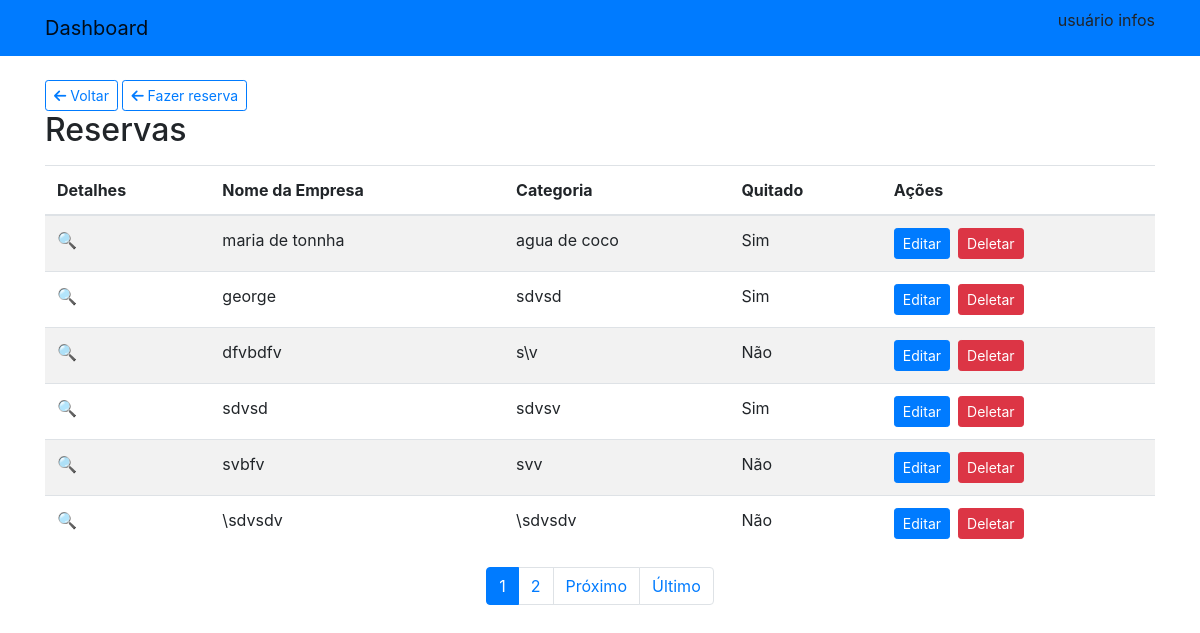
The app's page /reservas/reservas/, older data.
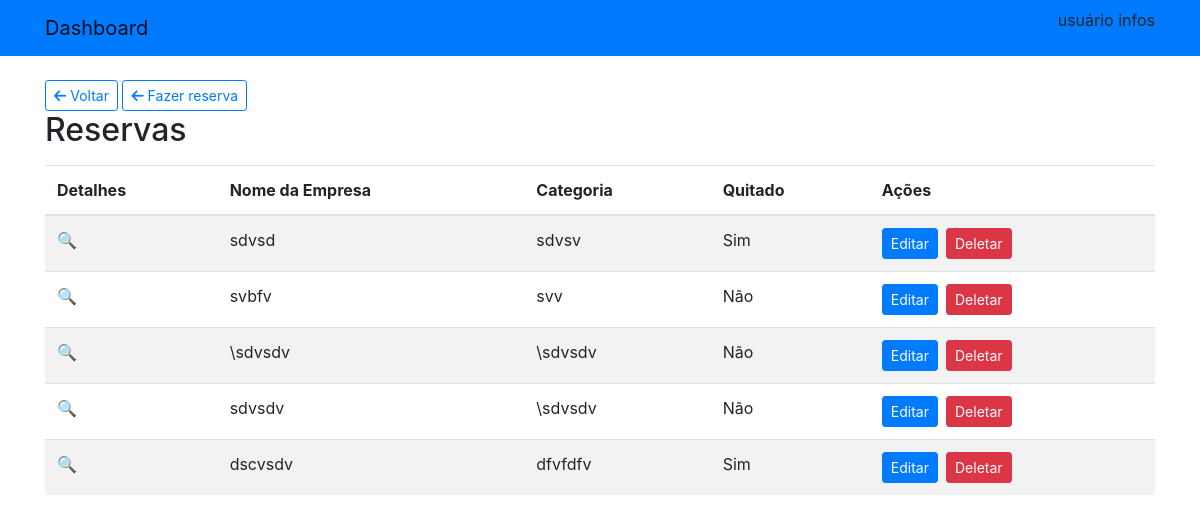
The same page, newer data.
### reservas/models.py (models this page shows, shortened)
class Reserva(models.Model):
    cnpj = models.CharField(max_length=18)
    nome_empresa = models.CharField(max_length=160)
    categoria_empresa = models.CharField(max_length=160)
    quitado = models.BooleanField()
    stand = models.OneToOneField(Stand, on_delete=models.CASCADE)

### reservas/views.py (the view)
# urls.py: path('reservas/', ReservaListView.as_view(), name='reservas'),
class ReservaListView(ListView):
    model = Reserva
    paginate_by = 6
    template_name = "reservalist.html"

### reservas/templates/reservalist.html (shortened to what this page needs)
{% extends 'base.html' %}
{% load bootstrap4 %}
{% block content %}
<div class="container mt-4">
    <a class="btn btn-outline-primary btn-sm" href="{% url 'home' %}">
        <i class="fas fa-arrow-left"></i> Voltar
    </a>
    <a class="btn btn-outline-primary btn-sm" href="{% url 'cria_reserva' %}">
        <i class="fas fa-arrow-left"></i> Fazer reserva
    </a>
    <h2>Reservas</h2>
    <table class="table table-striped mt-3">
        <thead class="thead-primary">
            <tr>
                <th>Detalhes</th>
                <th>Nome da Empresa</th>
                <th>Categoria</th>
                <th>Quitado</th>
                <th>Ações</th>
            </tr>
        </thead>
        <tbody>
            {% for item in object_list %}
            <tr>
                <td>
                    <a href="{% url 'detail' item.pk %}">
                      &#128269;
                    </a>
                </td>
                <td>{{ item.nome_empresa }}</td>
                <td>{{ item.categoria_empresa }}</td>
                <td>{% if item.quitado %} Sim {% else %} Não {% endif %}</td>
                <td>
                    <div class="d-flex align-items-center">
                        <a href="{% url 'reserva_update' item.pk %}" class="btn btn-primary btn-sm mr-2">
                            Editar
                        </a>
                        <a href="{% url 'reserva_delete' item.pk %}" class="btn btn-danger btn-sm">
                            Deletar
                      </a>
                    </div>
                </td>
            </tr>
            {% endfor %}
        </tbody>
    </table>
    <div class="row">
        <div class="col-lg-12">
            {% if page_obj.has_other_pages %}
                <nav>
                    <ul class="pagination justify-content-center">
                        {% for page_number in page_obj.paginator.page_range %}
                            {% if page_number <= page_obj.number|add:3 and page_number >= page_obj.number|add:-3 %}
                                {% if page_obj.number == page_number %}
                                    <li class="page-item active">
                                        <a class="page-link" href="?page={{ page_number }}">
                                            {{ page_number }}
                                        </a>
                                    </li>
                                {% else %}
                                    <li class="page-item">
                                        <a class="page-link" href="?page={{ page_number }}">
                                            {{ page_number }}
                                        </a>
                                    </li>
                                {% endif %}
                            {% endif %}
                        {% endfor %}
                        {% if page_obj.has_next %}
                            <li class="page-item">
                                <a class="page-link" href="?page={{ page_obj.next_page_number }}">
                                    Próximo
                                </a>
                            </li>
                            <li class="page-item">
                                <a class="page-link" href="?page={{ page_obj.paginator.num_pages }}">
                                    Último
                                </a>
                            </li>
                        {% endif %}
                    </ul>
                </nav>
            {% endif %}
        </div>
    </div>
</div>
{% endblock %}

Row changes from the older to the newer data that the page shows:
removed Reserva: nome_empresa "maria de tonnha", categoria_empresa "agua de coco", quitado "Sim"
removed Reserva: nome_empresa "george", categoria_empresa "sdvsd", quitado "Sim"
removed Reserva: nome_empresa "dfvbdfv", categoria_empresa "s\\v", quitado "Não"
now on this page (row unchanged): Reserva: nome_empresa "sdvsdv", categoria_empresa "\\sdvsdv", quitado "Não"
added Reserva: nome_empresa "dscvsdv", categoria_empresa "dfvfdfv", quitado "Sim"
Text that changed along with them:
list line gone: "1"
list line gone: "2"
text no longer shown: "Próximo Último"
